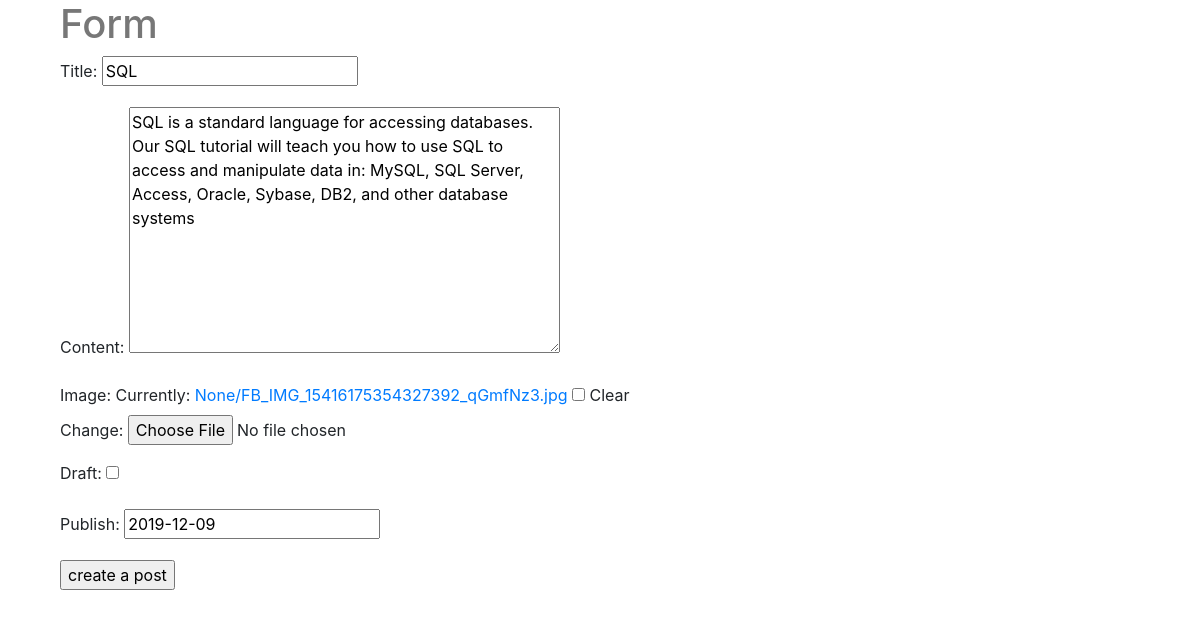
The app's page /4/edit/ (signed in) with its own data.
### posts/models.py (models this page shows, shortened)
class Post(models.Model):
    user=models.ForeignKey(settings.AUTH_USER_MODEL,default=1,on_delete=models.CASCADE)
    title=models.CharField(max_length=150)
    slug = models.SlugField(unique=True)
    image= models.ImageField(null=True,blank=True,upload_to=upload_location,width_field='width_field',
                             height_field='height_field')
    height_field=models.IntegerField(default=0)
    width_field=models.IntegerField(default=0)
    content=models.TextField()
    draft=models.BooleanField(default=False)
    publish=models.DateField(auto_now=False,auto_now_add=False)
    updated=models.DateTimeField(auto_now=True,auto_now_add=False)
    timestamp= models.DateTimeField(auto_now=False,auto_now_add=True)
    objects=PostManager()# initializing the postmanager
    class Meta:
        ordering=['-timestamp','-updated']

### posts/views.py (the view)
# urls.py: path('<int:id>/edit/',posts_update,name='post-update'),
def posts_update(request,id=None):
	if not request.user.is_staff or not request.user.is_superuser:
		raise Http404
	instance=get_object_or_404(Post,id=id)
	form=PostForm(request.POST or None,request.FILES or None, instance=instance)
	if form.is_valid():
		instance=form.save(commit=False)
		instance.save()
		messages.success(request,'Post successfully updated')
		return redirect(instance.get_absolute_url()) # or return redirect('')
	context={'instance':instance,'form':form}
	return render(request,'posts/post_form.html',context)

### posts/forms.py
class PostForm(forms.ModelForm):
	class Meta:
		model=Post
		fields=['title','content','image','draft','publish']

### templates/posts/post_form.html (shortened to what this page needs)
{% extends 'base.html' %}
 {% block content%}
  <div class="col-sm-8 col-sm-offset">
<form method="POST" enctype="multipart/form-data" action="">
    <h1>Form</h1>
	{{ form.as_p }}
	<input type="submit" value="create a post">
</form>
</div>
{% endblock content %}

### static/css/base.css (style rules this page uses)
h1 { color: #777777; }

### records on screen
Post: title "SQL", content "SQL is a standard language for accessing databases. Our SQL tutorial will teach you how to use SQL to access and manipulate data in: MySQL, SQL Server, Access, Oracle, Sybase, DB2, and other database systems", publish "2019-12-09"
